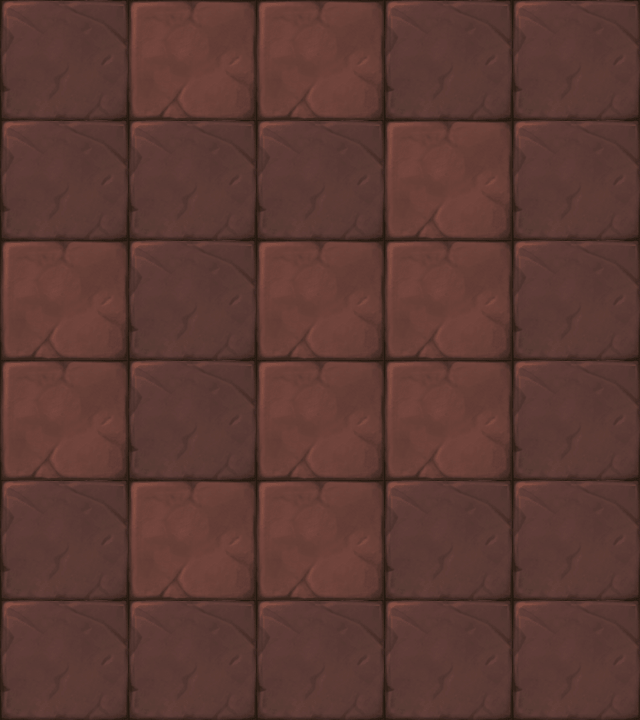

Below is a game level as drawn by its tile map, then a one-line description and the .tmx that defines it (tile-layer data replaced by summaries):
An orthogonal 5x6 tile map with 128x120 px tiles, 1 tile layer (块层 1).

<map version="1.0" orientation="orthogonal" width="5" height="6" tilewidth="128" tileheight="120">
 <tileset firstgid="1" name="map033" tilewidth="128" tileheight="120">
  <image source="map033.png" width="256" height="120" />
 </tileset>
 <layer name="块层 1" width="5" height="6">
  <data>[30 cells, 30 non-empty, 2 distinct tile ids]</data>
 </layer>
</map>
